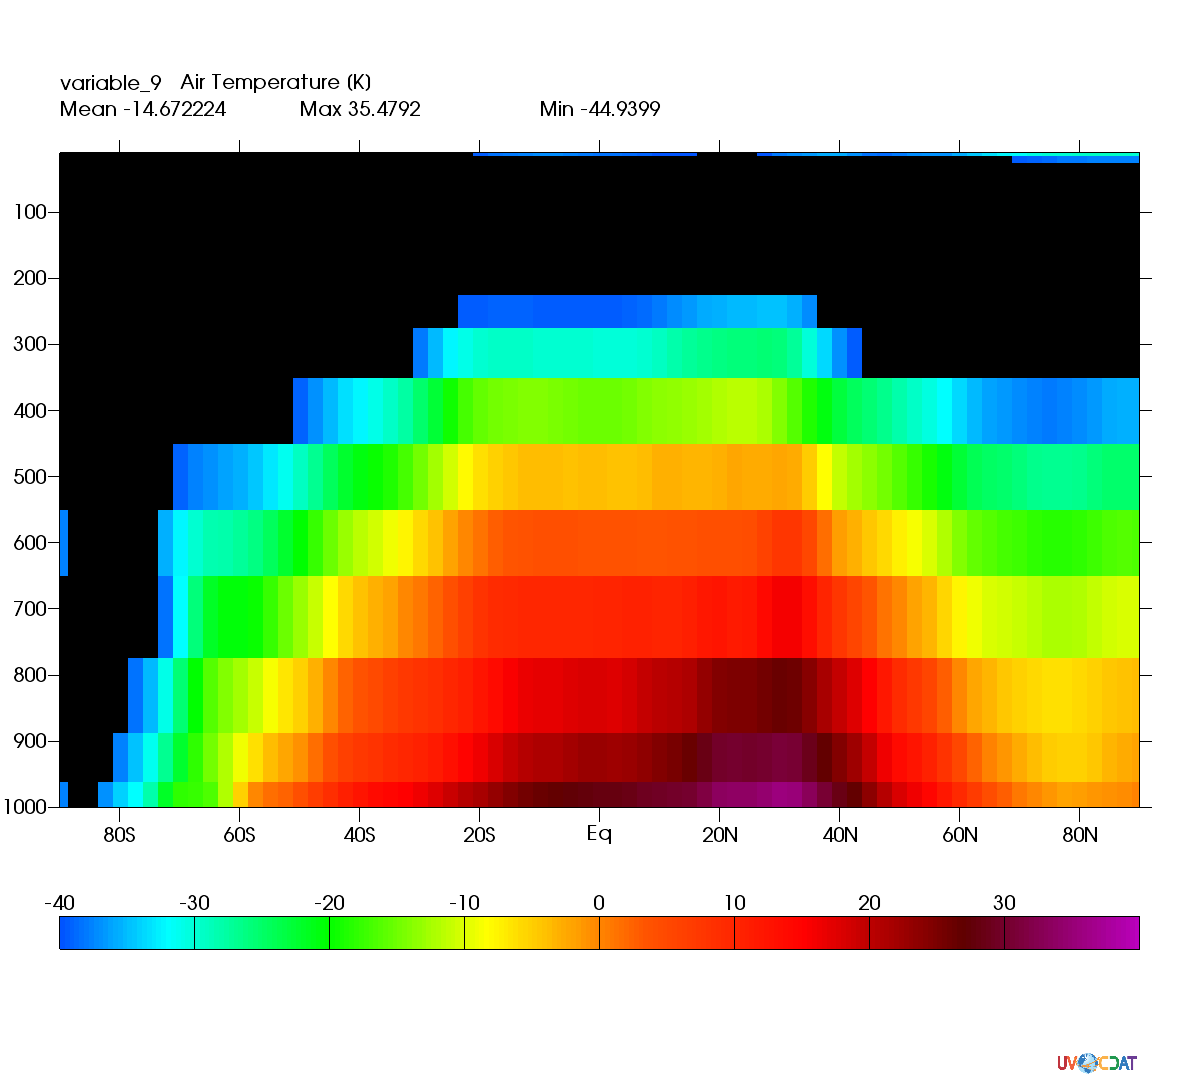

Write Python code to recreate this figure.

import cdms2,sys,vcs,sys,os
src=sys.argv[1]
pth = os.path.join(os.path.dirname(__file__),"..")
sys.path.append(pth)
import checkimage
x=vcs.init()
x.setantialiasing(0)
x.drawlogooff()
x.setbgoutputdimensions(1200,1091,units="pixels")
f=cdms2.open(vcs.sample_data+"/ta_ncep_87-6-88-4.nc")
s=f("ta",slice(0,1),longitude=slice(34,35),squeeze=1)-273.15
s=cdms2.MV2.masked_less(s,-45.)
b=x.createboxfill()
b.level_1=-40
b.level_2=40
x.plot(s,b,bg=1)

fnm= "test_boxfill_lev1_lev2_ta_missing.png"

x.png(fnm)

print "fnm:",fnm
print "src:",src
ret = checkimage.check_result_image(fnm,src,checkimage.defaultThreshold)
x.close()
sys.exit(ret)
raw_input()
